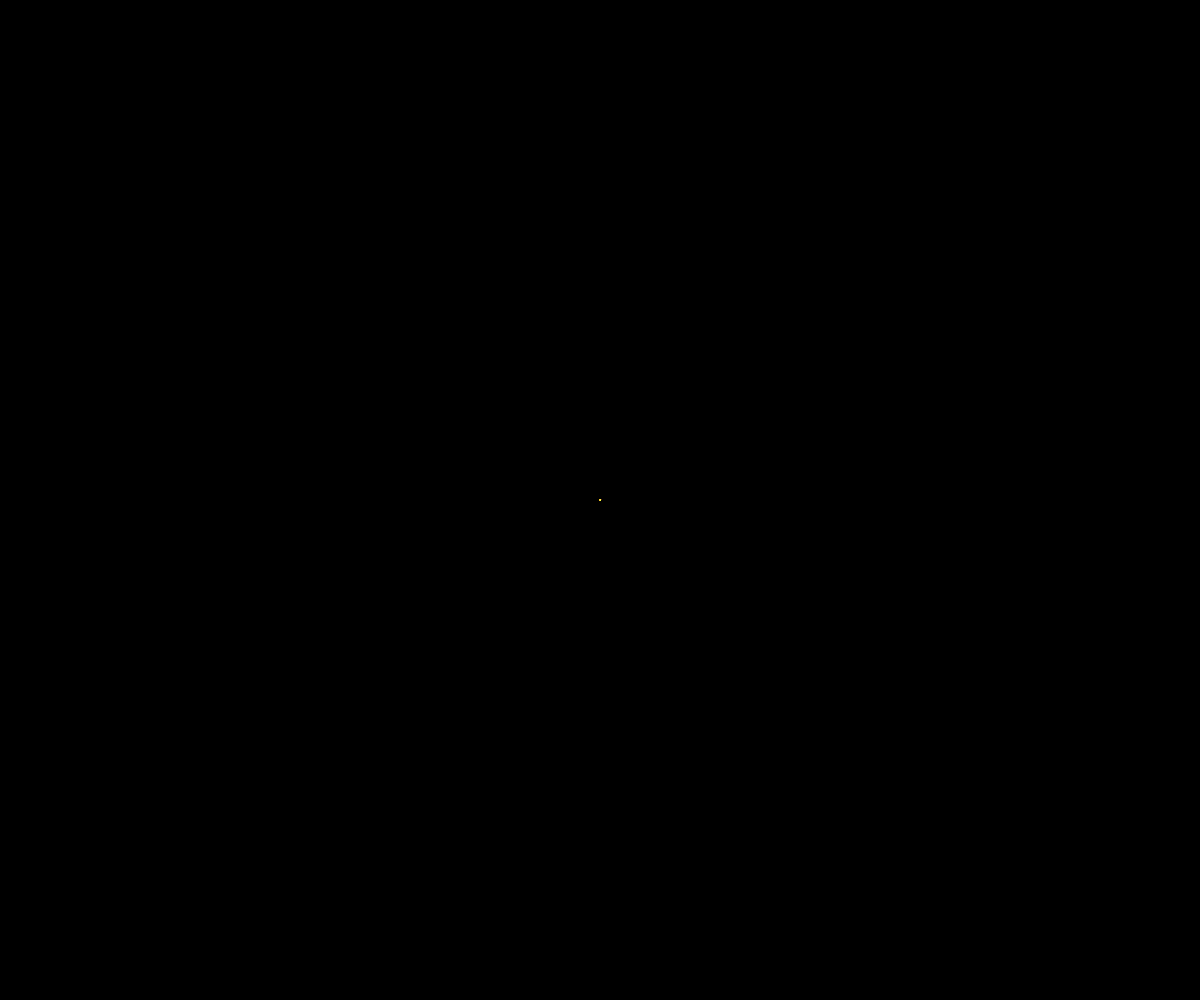
Frame 1 (no input)
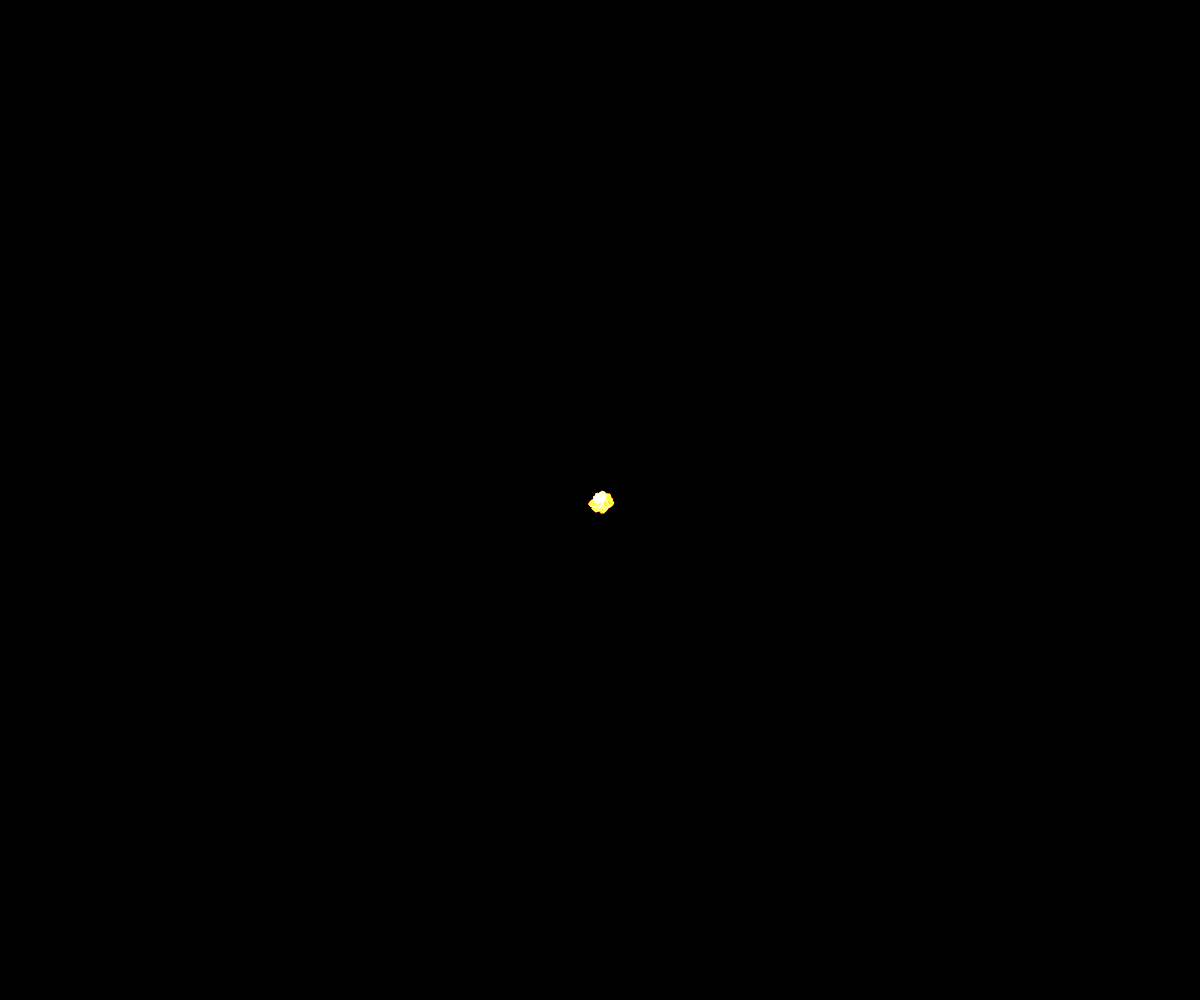
Frame 60 (no input)
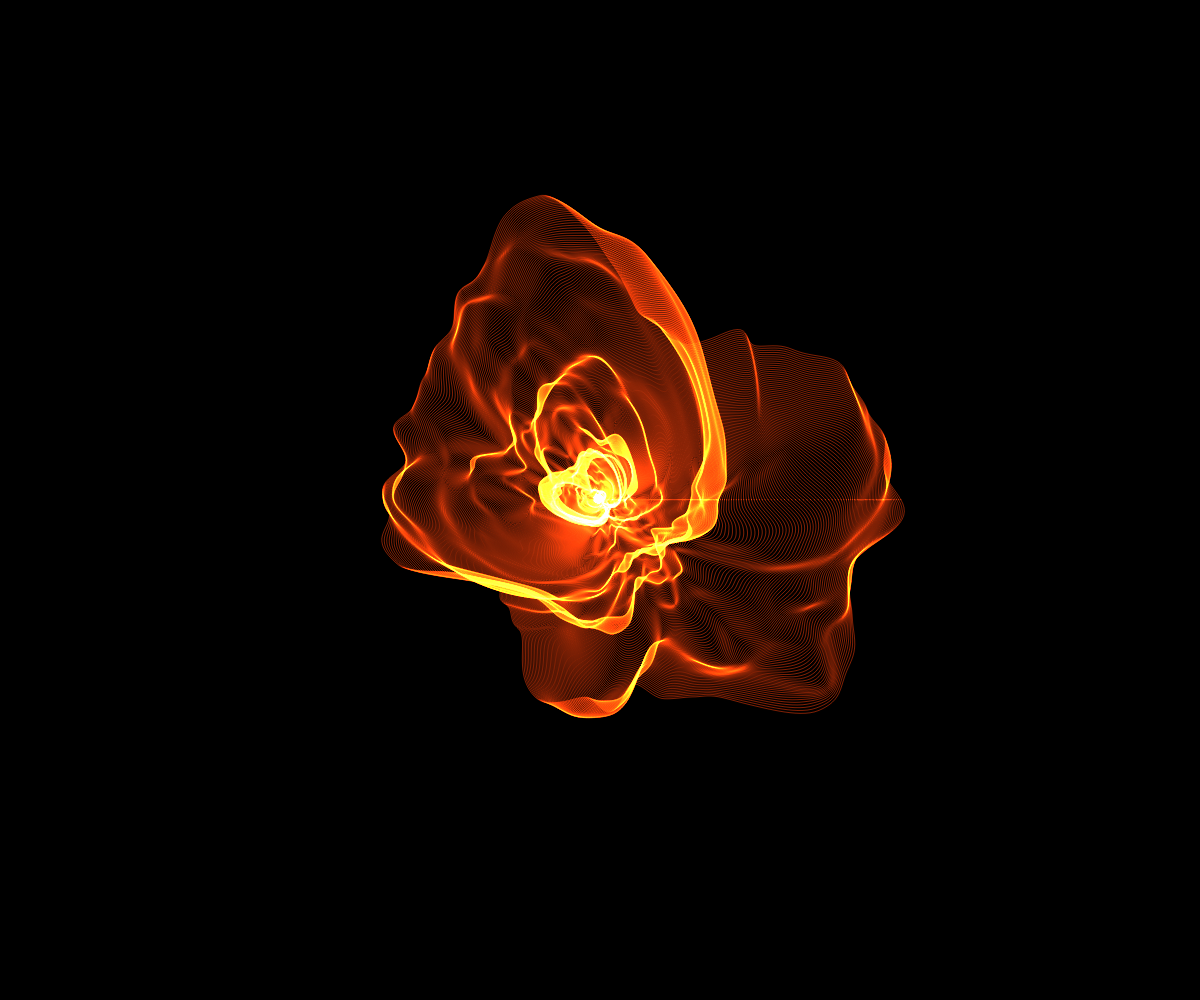
Frame 120 (the mouse pressed at the canvas centre since frame 60)

The p5.js sketch that drew these frames (run headless with seeded random() and noise() and a simulated clock; from frame 60 on, the mouse is pressed at the canvas centre):

// p5.js sketch
// ── sketch.js
var xOffset = 0;       // Perlin x-offset
var yOffset = 0;       // Perlin y-offset
var offsetInc = 0.006; // Perlin offset increment
var inc = 1;           // Perin increment
var s = 1;             // Start size of perlin ring
var m = 1.005;         // Size multiplier

function setup() {
  createCanvas(windowWidth, windowHeight);
  background(0);
  blendMode(ADD);
  noFill();
  stroke(255, 64, 8, 128);
}

function draw() {
  translate(width * 0.5, height * 0.5);

  if (s < 2000) {
    // Create a series of perlin rings from big to small
    for (var nTimes = 0; nTimes < 10; nTimes++) {

      // Less points for smaller rings
      nPoints = int(2 * PI * s);
      nPoints = min(nPoints, 500);

      // Create ring
      beginShape();
      for (var i = 0; i < nPoints; i++) {
        var a = i / nPoints * TAU;
        var p = p5.Vector.fromAngle(i / nPoints * TAU);
        var n = noise(xOffset + p.x * inc, yOffset + p.y * inc) * s;
        p.mult(n);
        vertex(p.x, p.y);
      }
      endShape(CLOSE);

      // Increment perlin offset for next ring
      xOffset += offsetInc;
      yOffset += offsetInc;

      // Reduce size for next ring
      s *= m;
    }
  } else {
    noLoop();
  }
}
